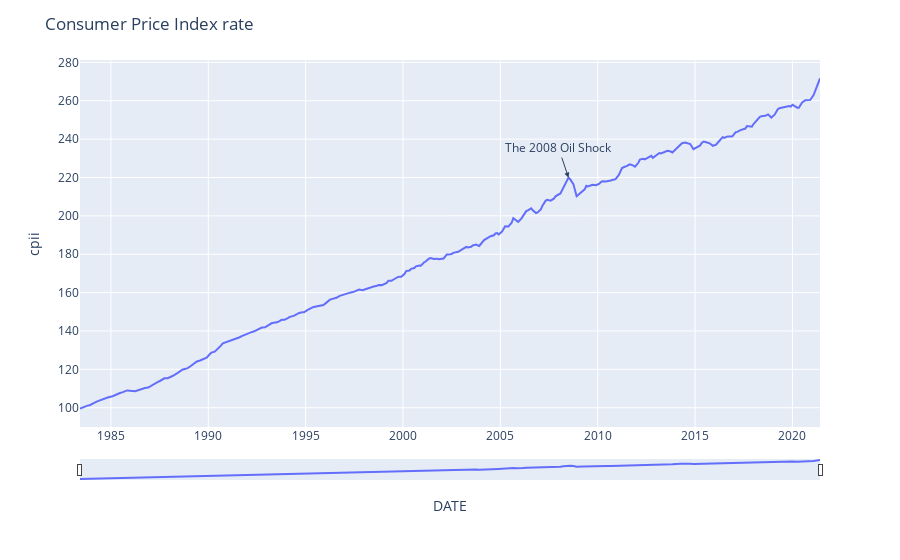

Notebook source saved alongside this figure:
### Markdown cell above
Let’s break down what we’ve done here:
 

We used px.scatter to draw scatter polt find any correlation between oil price and Consumer Price Index rate.

as we can see R2 is 0.49 and coefficient is 0.70.(Medium correlation)

### Code cell
import plotly.express as px
# Construct the graph and style it

fig = px.line(df, x='DATE', y='cpii', line_shape='linear')
fig.update_layout(
    title=' Consumer Price Index rate', 
    xaxis = dict(
        showgrid=True, 
        rangeslider = dict(
            visible=True, 
            thickness=0.05
        )
    ), 
    yaxis = dict(
        showgrid=True
    ), 
    legend = dict(
        orientation='v'
    ), 
    paper_bgcolor='#FFFFFF'
)
#fig.show(renderer="iframe")

fig.add_annotation(x='2008-07-01', y=219.964,
            text="The 2008 Oil Shock",
            showarrow=True,
            arrowhead=2)

### Figure 1 — Plotly figure (JSON) as saved in the notebook; plotly's stock layout.template omitted (floating-point values rounded to 4 significant figures; data arrays with more than 128 entries replaced by an {"elided": "..."} marker saying what was removed)
{"data": [{"hovertemplate": "DATE=%{x}<br>cpii=%{y}<extra></extra>", "legendgroup": "", "line": {"color": "#636efa", "dash": "solid", "shape": "linear"}, "marker": {"symbol": "circle"}, "mode": "lines", "name": "", "orientation": "v", "showlegend": false, "type": "scatter", "x": {"elided": "299 str values"}, "xaxis": "x", "y": {"elided": "299 float values"}, "yaxis": "y"}], "layout": {"annotations": [{"arrowhead": 2, "showarrow": true, "text": "The 2008 Oil Shock", "x": "2008-07-01", "y": 220.0}], "legend": {"orientation": "v", "tracegroupgap": 0}, "margin": {"t": 60}, "paper_bgcolor": "#FFFFFF", "title": {"text": " Consumer Price Index rate"}, "xaxis": {"anchor": "y", "domain": [0, 1], "rangeslider": {"thickness": 0.05, "visible": true}, "showgrid": true, "title": {"text": "DATE"}}, "yaxis": {"anchor": "x", "domain": [0, 1], "showgrid": true, "title": {"text": "cpii"}}}}
